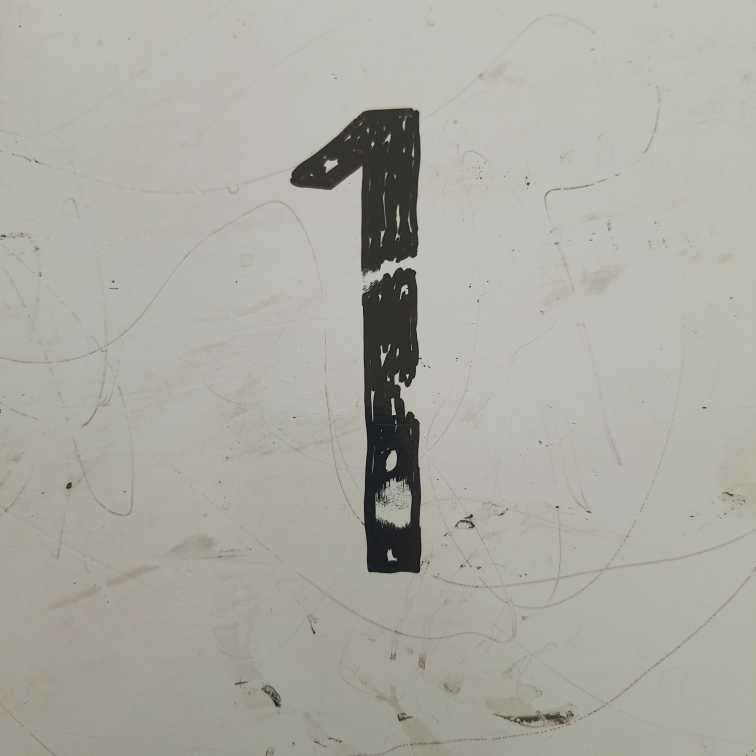
#> input picture 1.jpg, 3024 x 3024 px (shown at 1/4 size)
$ python Rotate.py
#> lines starting #> are read from the running program, lines starting #| are printed output that depends on the picture
import cv2

# read image as grey scale
img = cv2.imread('1.jpg')
#> img is the input picture: shape (3024, 3024, 3); mean B, G, R 160.4, 171.6, 172.1
# get image height, width
(h, w) = img.shape[:2
                    ]
#> h = 3024; w = 3024
# calculate the center of the image
center = (w / 2, h / 2)
#> center = (1512, 1512)

angle90 = 90
angle180 = 180
angle270 = 270

scale = 1.0

# Perform the counter clockwise rotation holding at the center
# 90 degrees
M = cv2.getRotationMatrix2D(center, angle90, scale)
rotated90 = cv2.warpAffine(img, M, (h, w))
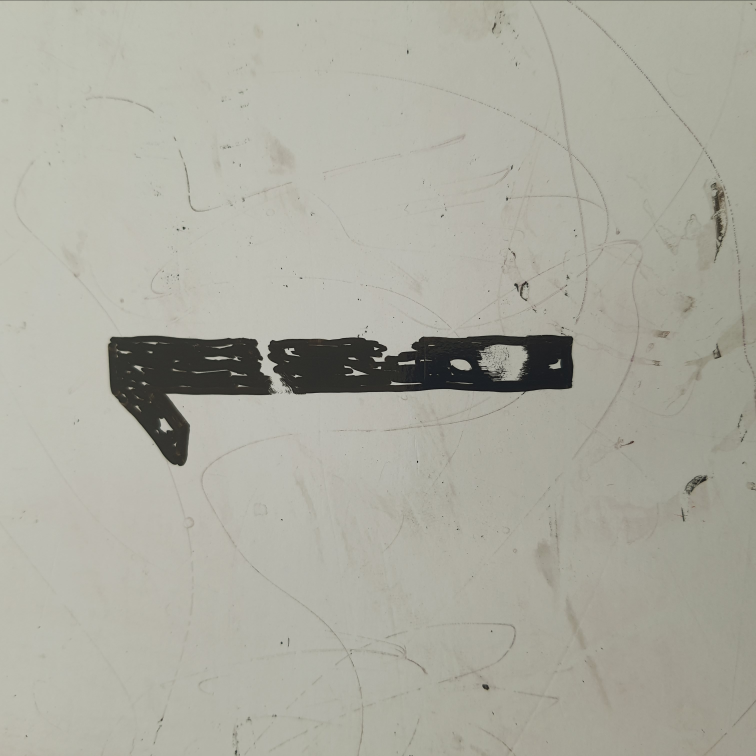
#> rotated90: shape (3024, 3024, 3) (shown at 1/4 size); mean B, G, R 160.4, 171.6, 172.1

# 180 degrees
M = cv2.getRotationMatrix2D(center, angle180, scale)
rotated180 = cv2.warpAffine(img, M, (w, h))
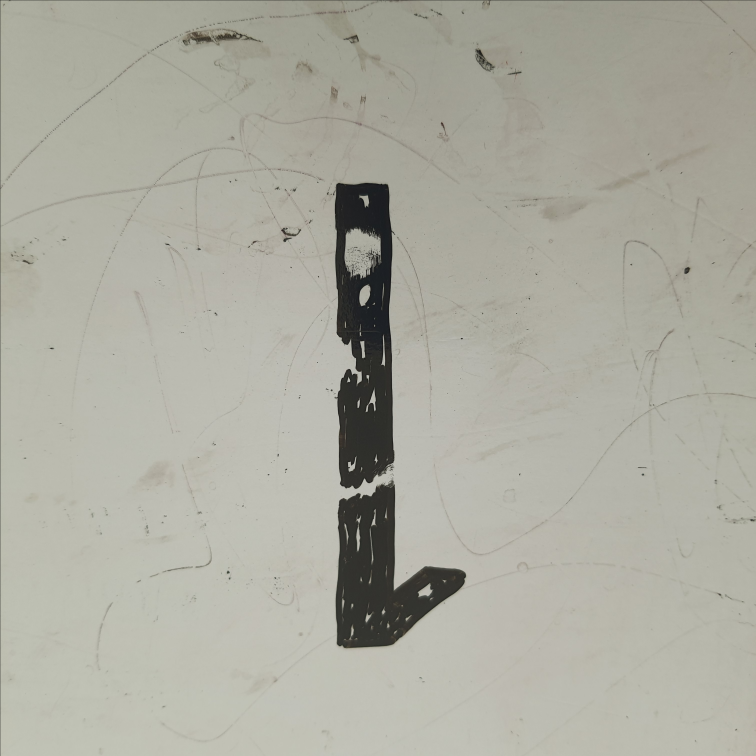
#> rotated180: shape (3024, 3024, 3) (shown at 1/4 size); mean B, G, R 160.3, 171.5, 172

# 270 degrees
M = cv2.getRotationMatrix2D(center, angle270, scale)
rotated270 = cv2.warpAffine(img, M, (h, w))
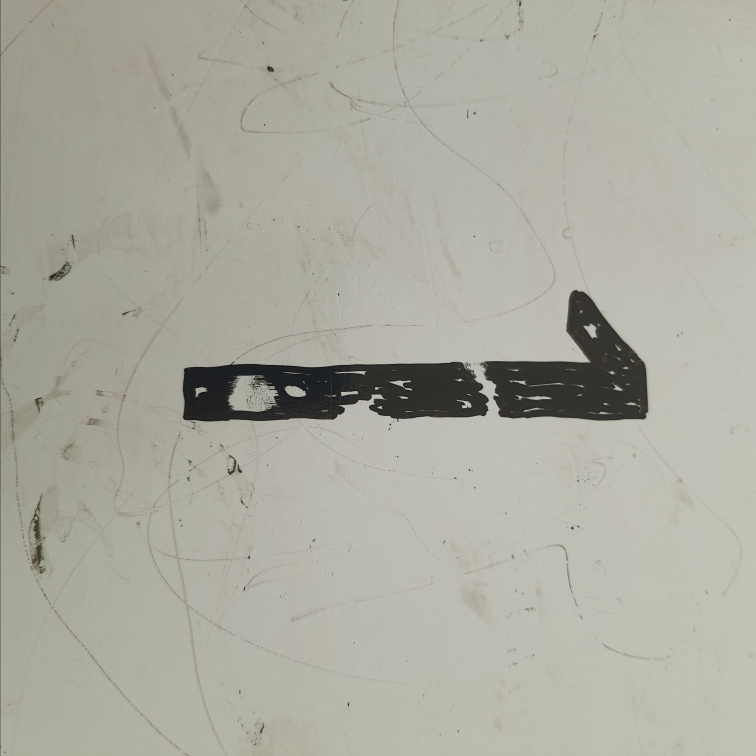
#> rotated270: shape (3024, 3024, 3) (shown at 1/4 size); mean B, G, R 160.4, 171.6, 172.1


cv2.imshow('Original Image',img)
cv2.waitKey(0) # waits until a key is pressed
cv2.destroyAllWindows() # destroys the window showing image

cv2.imshow('Image rotated by 90 degrees',rotated90)
cv2.imwrite('Rotated 90.jpg',rotated90)
cv2.waitKey(0) # waits until a key is pressed
cv2.destroyAllWindows() # destroys the window showing image

cv2.imshow('Image rotated by 180 degrees',rotated180)
cv2.imwrite('Rotated 180.jpg',rotated180)
cv2.waitKey(0) # waits until a key is pressed
cv2.destroyAllWindows() # destroys the window showing image

cv2.imshow('Image rotated by 270 degrees',rotated270)
cv2.imwrite('Rotated 270.jpg',rotated270)
cv2.waitKey(0) # waits until a key is pressed
cv2.destroyAllWindows() # destroys the window showing image
